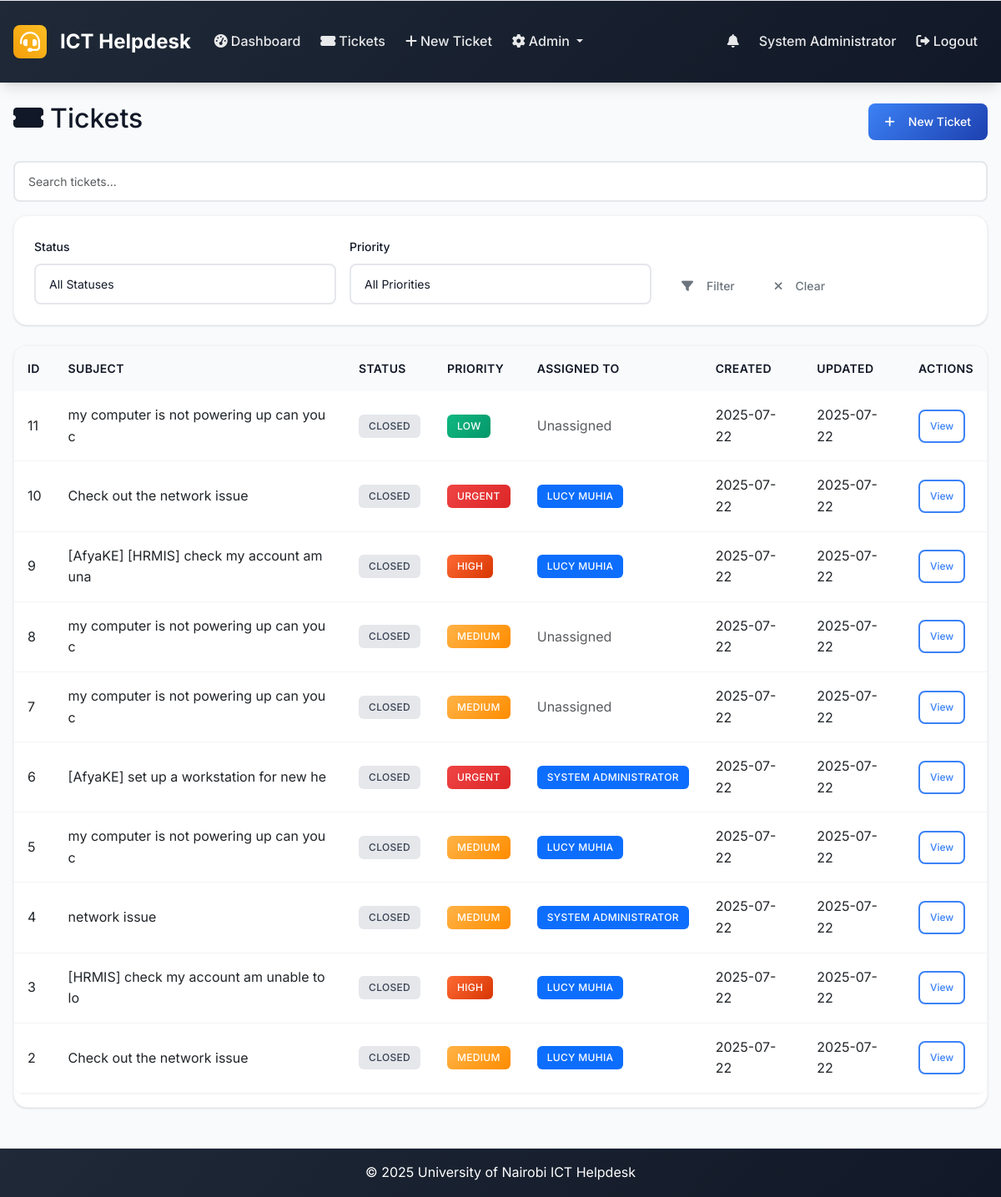
Page /tickets (signed in) on the earlier database version.
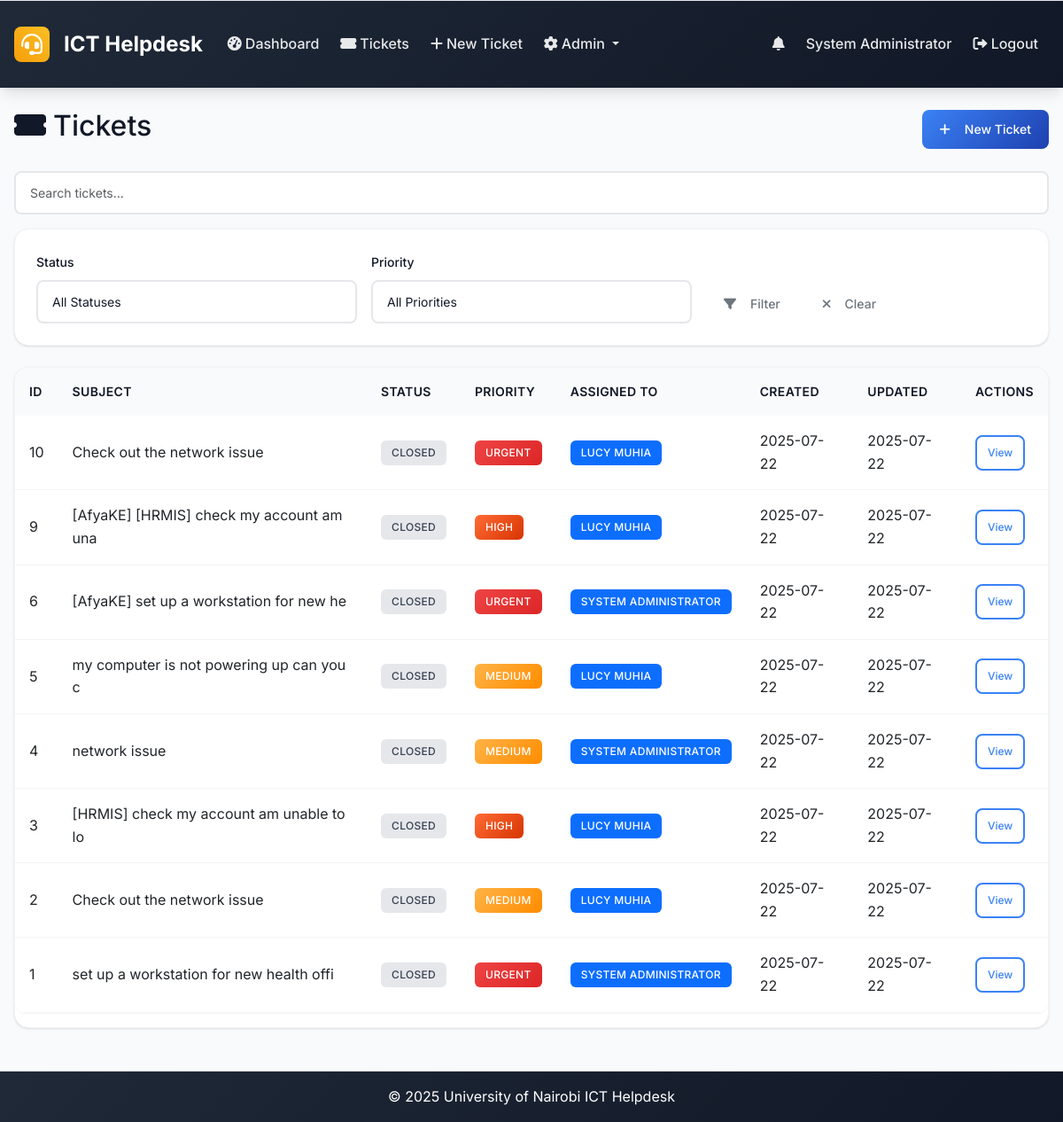
Same page on the later database version.
### models.py (models this page shows, shortened)
class User(UserMixin, db.Model):
    id = db.Column(db.Integer, primary_key=True)
    username = db.Column(db.String(64), unique=True, nullable=False)
    email = db.Column(db.String(120), unique=True, nullable=False)
    password_hash = db.Column(db.String(256), nullable=False)
    full_name = db.Column(db.String(100), nullable=False)
    role = db.Column(db.String(20), nullable=False, default='user')  # admin, intern, user
    created_at = db.Column(db.DateTime, default=datetime.utcnow)
    is_active = db.Column(db.Boolean, default=True)
    is_verified = db.Column(db.Boolean, default=False)
    verification_token = db.Column(db.String(128), nullable=True)
    tickets_created = db.relationship('Ticket', foreign_keys='Ticket.created_by_id', backref='creator', lazy='dynamic')
    assigned_tickets = db.relationship('Ticket', secondary='ticket_assignees', back_populates='assignees', lazy='selectin')
    comments = db.relationship('Comment', backref='author', lazy='dynamic')

class Ticket(db.Model):
    id = db.Column(db.Integer, primary_key=True)
    location = db.Column(db.String(200), nullable=False)
    description = db.Column(Text, nullable=False)
    status = db.Column(db.String(20), nullable=False, default='open')  # open, in_progress, resolved, closed
    priority = db.Column(db.String(20), nullable=False, default='medium')  # low, medium, high, urgent
    created_at = db.Column(db.DateTime, default=datetime.utcnow)
    updated_at = db.Column(db.DateTime, default=datetime.utcnow, onupdate=datetime.utcnow)
    closed_at = db.Column(db.DateTime)
    closed_by_id = db.Column(db.Integer, db.ForeignKey('user.id'), nullable=True)
    due_date = db.Column(db.DateTime, nullable=True)
    created_by_id = db.Column(db.Integer, db.ForeignKey('user.id'), nullable=True)
    category_id = db.Column(db.Integer, db.ForeignKey('category.id'))
    comments = db.relationship('Comment', backref='ticket', lazy='dynamic', cascade='all, delete-orphan')
    attachments = db.relationship('Attachment', backref='ticket', lazy='dynamic', cascade='all, delete-orphan')
    assignees = db.relationship('User', secondary=ticket_assignees, back_populates='assigned_tickets', lazy='selectin')
    closed_by = db.relationship('User', foreign_keys=[closed_by_id], backref='closed_tickets')

### routes.py (the view)
@app.route('/tickets')
@login_required
def tickets_list():
    page = request.args.get('page', 1, type=int)
    status_filter = request.args.get('status', '')
    priority_filter = request.args.get('priority', '')
    query = Ticket.query
    if current_user.role == 'user':
        query = query.filter_by(created_by_id=current_user.id)
    elif current_user.role == 'intern':
        if status_filter == 'assigned':
            query = query.filter(Ticket.assignees.any(id=current_user.id))
            status_filter = ''  # Clear status filter since we're showing all assigned tickets
        else:
            query = query.filter(Ticket.assignees.any(id=current_user.id))
    if status_filter:
        query = query.filter_by(status=status_filter)
    if priority_filter:
        query = query.filter_by(priority=priority_filter)
    tickets = query.order_by(desc(Ticket.created_at)).paginate(
        page=page, per_page=10, error_out=False
    )
    return render_template('tickets_list.html', tickets=tickets, status_filter=status_filter, priority_filter=priority_filter)

### app.py (called while the page is built)
@login_manager.user_loader
def load_user(user_id):
    from models import User
    return User.query.get(int(user_id))

@app.context_processor
def inject_now():
    return {'now': datetime.utcnow}

### routes.py (called while the page is built)
@app.context_processor
def inject_datetime():
    return dict(datetime=datetime)

### templates/tickets_list.html (shortened to what this page needs)
{% extends "base.html" %}
{% block content %}
<div class="d-flex justify-content-between align-items-center mb-4">
    <h2><i class="fas fa-ticket-alt me-2"></i>Tickets</h2>
    <a href="{{ url_for('new_ticket') }}" class="btn btn-primary">
        <i class="fas fa-plus me-2"></i>New Ticket
    </a>
</div>
<div class="mb-3">
    <input type="text" id="ticket-search" class="form-control" placeholder="Search tickets...">
</div>
<div class="card mb-4">
    <div class="card-body">
        <form method="GET" class="row g-3">
            <div class="col-md-4">
                <label class="form-label">Status</label>
                <select name="status" class="form-control">
                    <option value="">All Statuses</option>
                </select>
            </div>
            <div class="col-md-4">
                <label class="form-label">Priority</label>
                <select name="priority" class="form-control">
                    <option value="">All Priorities</option>
                </select>
            </div>
            <div class="col-md-4 d-flex align-items-end">
                <button type="submit" class="btn btn-outline-secondary me-2">
                    <i class="fas fa-filter me-2"></i>Filter
                </button>
                <a href="{{ url_for('tickets_list') }}" class="btn btn-outline-secondary">
                    <i class="fas fa-times me-2"></i>Clear
                </a>
            </div>
        </form>
    </div>
</div>
<div class="card">
    <div class="table-responsive">
        <table class="table" id="tickets-table">
            <thead>
                <tr>
                    <th>ID</th>
                    <th>Subject</th>
                    <th>Status</th>
                    <th>Priority</th>
                    <th>Assigned To</th>
                    <th>Created</th>
                    <th>Updated</th>
                    <th>Actions</th>
                </tr>
            </thead>
            <tbody>
                {% for ticket in tickets.items %}
                <tr>
                    <td>{{ ticket.id }}</td>
                    <td>{{ ticket.title or ticket.description[:40] }}</td>
                    <td><span class="badge badge-status-{{ ticket.status|replace(' ', '_') }}">{{ ticket.status.title() }}</span></td>
                    <td><span class="badge priority-{{ ticket.priority }}">{{ ticket.priority.title() }}</span></td>
                    <td>
                        {% if ticket.assignees|length > 0 %}
                            {% for user in ticket.assignees %}
                                <span class="badge bg-primary">{{ user.full_name }}</span>{% if not loop.last %} {% endif %}
                            {% endfor %}
                        {% else %}
                            <span class="text-muted">Unassigned</span>
                        {% endif %}
                    </td>
                    <td>{{ ticket.created_at.strftime('%Y-%m-%d') }}</td>
                    <td>{{ ticket.updated_at.strftime('%Y-%m-%d') }}</td>
                    <td>
                        <a href="{{ url_for('ticket_detail', id=ticket.id) }}" class="btn btn-sm btn-outline-primary">View</a>
                    </td>
                </tr>
                {% endfor %}
            </tbody>
        </table>
    </div>
</div>
{% endblock %}

### templates/base.html (shortened to what this page needs)
<!DOCTYPE html>
<html lang="en">
<head>
    <link href="https://cdn.jsdelivr.net/npm/bootstrap@5.3.0/dist/css/bootstrap.min.css" rel="stylesheet">
    <link href="https://cdnjs.cloudflare.com/ajax/libs/font-awesome/6.0.0/css/all.min.css" rel="stylesheet">
    <link href="{{ url_for('static', filename='css/custom.css') }}" rel="stylesheet">
</head>
<body>
    <nav class="navbar navbar-expand-lg navbar-dark footer-sky">
        <div class="container-fluid px-3">
            <a class="navbar-brand" href="{{ url_for('index') }}">
                <i class="fas fa-headset me-2"></i>ICT Helpdesk
            </a>
            <div class="collapse navbar-collapse" id="navbarNav">
                <ul class="navbar-nav me-auto mb-2 mb-lg-0">
                    {% if current_user.is_authenticated %}
                    <li class="nav-item">
                        <a class="nav-link" href="{{ url_for('dashboard') }}">
                            <i class="fas fa-tachometer-alt me-1"></i>Dashboard
                        </a>
                    </li>
                    <li class="nav-item">
                        <a class="nav-link" href="{{ url_for('tickets_list') }}">
                            <i class="fas fa-ticket-alt me-1"></i>Tickets
                        </a>
                    </li>
                    <li class="nav-item">
                        <a class="nav-link" href="{{ url_for('new_ticket') }}">
                            <i class="fas fa-plus me-1"></i>New Ticket
                        </a>
                    </li>
                    {% if current_user.role == 'admin' %}
                    <li class="nav-item dropdown">
                        <a class="nav-link dropdown-toggle" href="#" role="button" data-bs-toggle="dropdown" aria-expanded="false">
                            <i class="fas fa-cog me-1"></i>Admin
                        </a>
                    </li>
                    {% endif %}
                    {% endif %}
                </ul>
                <ul class="navbar-nav ms-auto mb-2 mb-lg-0">
                    {% if current_user.is_authenticated %}
                    {% if current_user.role in ['admin', 'intern'] %}
                    <li class="nav-item dropdown">
                        <a class="nav-link position-relative" href="#" id="notificationsDropdown" role="button" data-bs-toggle="dropdown" aria-expanded="false">
                            <i class="fas fa-bell"></i>
                        </a>
                    </li>
                    {% endif %}
                    <li class="nav-item">
                        <span class="nav-link">{{ current_user.full_name }}</span>
                    </li>
                    <li class="nav-item">
                        <a class="nav-link" href="{{ url_for('logout') }}"><i class="fas fa-sign-out-alt"></i> Logout</a>
                    </li>
                    {% endif %}
                </ul>
            </div>
        </div>
    </nav>
    <main class="container-fluid my-4 px-3">
        {% block content %}{% endblock %}
    </main>
    <footer class="footer-sky py-3 mt-5">
        <div class="container text-center">
            <span>&copy; {{ datetime.utcnow().year }} University of Nairobi ICT Helpdesk</span>
        </div>
    </footer>
</body>
</html>

Differences in the rows shown:
removed Ticket: id "11", description "my computer is not powering up can you c", status "CLOSED", priority "LOW", shows "Unassigned", created_at "2025-07-22", updated_at "2025-07-22"
removed Ticket: id "8", description "my computer is not powering up can you c", status "CLOSED", priority "MEDIUM", shows "Unassigned", created_at "2025-07-22", updated_at "2025-07-22"
removed Ticket: id "7", description "my computer is not powering up can you c", status "CLOSED", priority "MEDIUM", shows "Unassigned", created_at "2025-07-22", updated_at "2025-07-22"
now on this page (row unchanged): Ticket: id "1", description "set up a workstation for new health offi", status "CLOSED", priority "URGENT", created_at "2025-07-22", updated_at "2025-07-22", User (full_name "SYSTEM ADMINISTRATOR")
